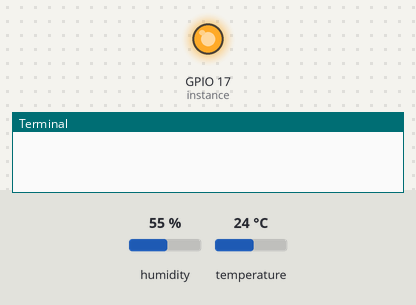
The program below on a simulated Raspberry Pi (BCM pin numbers). On the bench: output pins drawn as LEDs (lit = HIGH), the last lines printed to the terminal. The test bench sets the inputs (shaded band); at power-on: temperature 24 °C, humidity 55 %. The clock reads 2024-03-15 10:24:30 at power-on unless the program sets it; no MQTT or app messages arrive unless stated; library files of the repository ran but are not shown: dht11.py.

Above: at 2.16 s.
At 3.3 s:
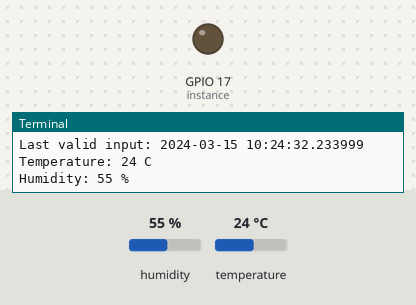
3.4 s: temperature set to 27 °C
6.2 s: temperature set to 30 °C
9.0 s: humidity set to 52 %
11.8 s: humidity set to 49 %
Timing chart, 0 to 14.8 s (numbered marks = the images above; inputs shaded):
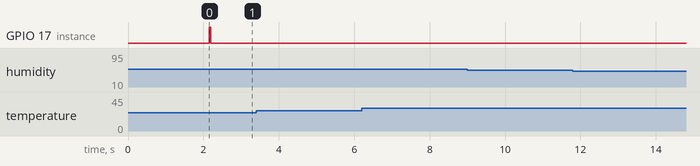

The program:

SNS_Messgage.py
```python
from AWSIoTPythonSDK.MQTTLib import AWSIoTMQTTClient
import time
import json
import dht11
import RPi.GPIO as GPIO
import datetime

rootCAPath = '/home/pi/certs/AmazonRootCA1.pem'
privateKeyPath = '/home/pi/certs/d88f3ef11b-private.pem.key'
certificatePath = '/home/pi/certs/d88f3ef11b-certificate.pem.crt'
host = 'a4wun5h9508b8-ats.iot.eu-west-1.amazonaws.com'
port = 8883
clientId = 'BLE-Pi-123'
topic = 'my_pi/1'

# initialize GPIO
GPIO.setwarnings(False)
GPIO.setmode(GPIO.BCM)
GPIO.cleanup()

#Custom MQTT message callback
def customCallback(client, userdata, message):
    print("Received a new message: ")
    print(message.payload)
    print("from topic: ")
    print(message.topic)
    print("--------------\n\n")

#initialize
myAWSIoTMQTTClient = AWSIoTMQTTClient(clientId) #clientId can be anything
myAWSIoTMQTTClient.configureEndpoint(host, port) #host is your Pi’s AWS IoT Endpoint, port is 8883
myAWSIoTMQTTClient.configureCredentials(rootCAPath, privateKeyPath, certificatePath)

#AWSIoTMQTTClient connection configuration
myAWSIoTMQTTClient.configureAutoReconnectBackoffTime(1, 32, 20)
myAWSIoTMQTTClient.configureOfflinePublishQueueing(-1)  # Infinite offline Publish queueing
myAWSIoTMQTTClient.configureDrainingFrequency(2)  # Draining: 2 Hz
myAWSIoTMQTTClient.configureConnectDisconnectTimeout(10)  # 10 sec
myAWSIoTMQTTClient.configureMQTTOperationTimeout(5)  # 5 sec

#Connect and subscribe to AWS IoT
myAWSIoTMQTTClient.connect()
# myAWSIoTMQTTClient.subscribe(topic, 1, customCallback)
time.sleep(2)

# read data using pin 17
instance = dht11.DHT11(pin=17)

while True:
    result = instance.read()
    if result.is_valid():
        print("Last valid input: " +  str(datetime.datetime.now()))
        print("Temperature: %d C" % result.temperature)
        print("Humidity: %d %%" % result.humidity)
        if result.temperature > 28 and result.humidity > 50:
            message = {}
            message['humidity'] = result.humidity
            message['temperature'] = result.temperature
            messageJson = json.dumps(message)
            myAWSIoTMQTTClient.publish(topic, messageJson, 1)
            print('Published topic %s: %s\n' % (topic, messageJson))
            time.sleep(2)
    time.sleep(2)
```
